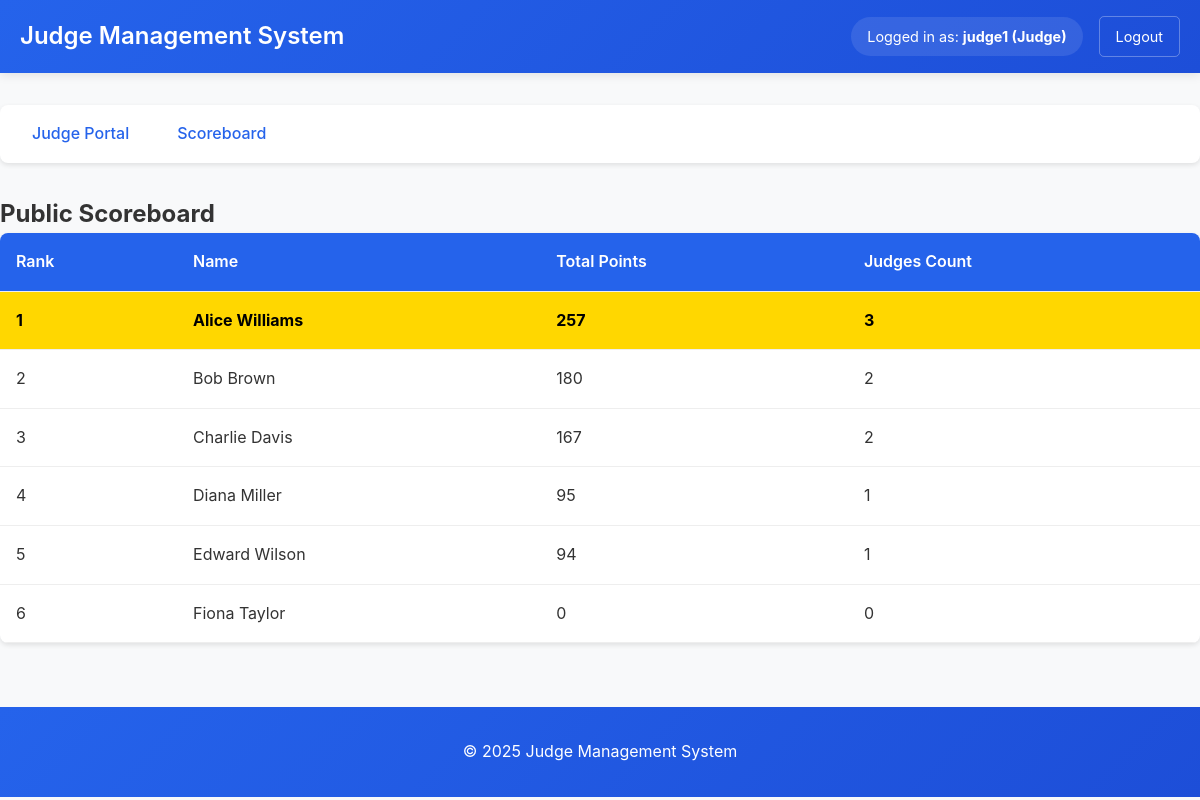
Page /scoreboard.php (signed in) on the committed database.
### tables this page shows
CREATE TABLE IF NOT EXISTS users (
    id INT AUTO_INCREMENT PRIMARY KEY,
    name VARCHAR(100) NOT NULL
);

### scoreboard.php (the view, shortened to what this page needs)
<?php
require_once 'config/db.php';
try {
    $stmt = $pdo->query("
        SELECT
            u.id,
            u.name,
            COALESCE(SUM(s.points), 0) as total_points,
            COUNT(s.id) as judges_count
        FROM
            users u
        LEFT JOIN
            scores s ON u.id = s.user_id
        GROUP BY
            u.id, u.name
        ORDER BY
            total_points DESC, u.name
    ");
    $users = $stmt->fetchAll();
    $highest_score = 0;
    if (count($users) > 0) {
        $highest_score = $users[0]['total_points'];
    }
} catch (PDOException $e) {
    $error_message = "Error fetching scoreboard: " . $e->getMessage();
    $users = [];
    $highest_score = 0;
}
?>
<?php include 'includes/header.php'; ?>
<div class="scoreboard-container">
    <h2 class="scoreboard-title">Public Scoreboard</h2>
    <?php if (count($users) > 0): ?>
        <div class="table-container">
            <table>
                <thead>
                    <tr>
                        <th>Rank</th>
                        <th>Name</th>
                        <th>Total Points</th>
                        <th>Judges Count</th>
                    </tr>
                </thead>
                <tbody>
                    <?php
                    $rank = 1;
                    foreach ($users as $user):
                        $is_top_score = ($user['total_points'] == $highest_score && $highest_score > 0);
                    ?>
                        <tr class="<?php echo $is_top_score ? 'top-score' : ''; ?>">
                            <td><?php echo $rank++; ?></td>
                            <td><?php echo htmlspecialchars($user['name']); ?></td>
                            <td><?php echo htmlspecialchars($user['total_points']); ?></td>
                            <td><?php echo htmlspecialchars($user['judges_count']); ?></td>
                        </tr>
                    <?php endforeach; ?>
                </tbody>
            </table>
        </div>
    <?php else: ?>
        <p>No scores available yet.</p>
    <?php endif; ?>
</div>
<?php include 'includes/footer.php'; ?>

### includes/header.php (style rules this page uses)
* { box-sizing: border-box; margin: 0; padding: 0; }
body { font-family: -apple-system, BlinkMacSystemFont, 'Segoe UI', Roboto, sans-serif; line-height: 1.6; color: #333; background-color: #f8f9fa; }
table { width: 100%; border-collapse: collapse; background: white; border-radius: 8px; overflow: hidden; box-shadow: 0 2px 5px rgba(0, 0, 0, 0.1); }
th, td { padding: 1rem; text-align: left; border-bottom: 1px solid #eee; }
th { background-color: #2563eb; color: white; font-weight: 600; }
.top-score { background-color: #ffd700 !important; color: #000 !important; font-weight: bold; }

### rows in the picture
users: name "Alice Williams", total_points "257", judges_count "3"
users: name "Bob Brown", total_points "180", judges_count "2"
users: name "Charlie Davis", total_points "167", judges_count "2"
users: name "Diana Miller", total_points "95", judges_count "1"
users: name "Edward Wilson", total_points "94", judges_count "1"
users: name "Fiona Taylor", total_points "0", judges_count "0"

### other values in the picture
$_SESSION['username'] "judge1"
$_SESSION['user_type'] "Judge"
